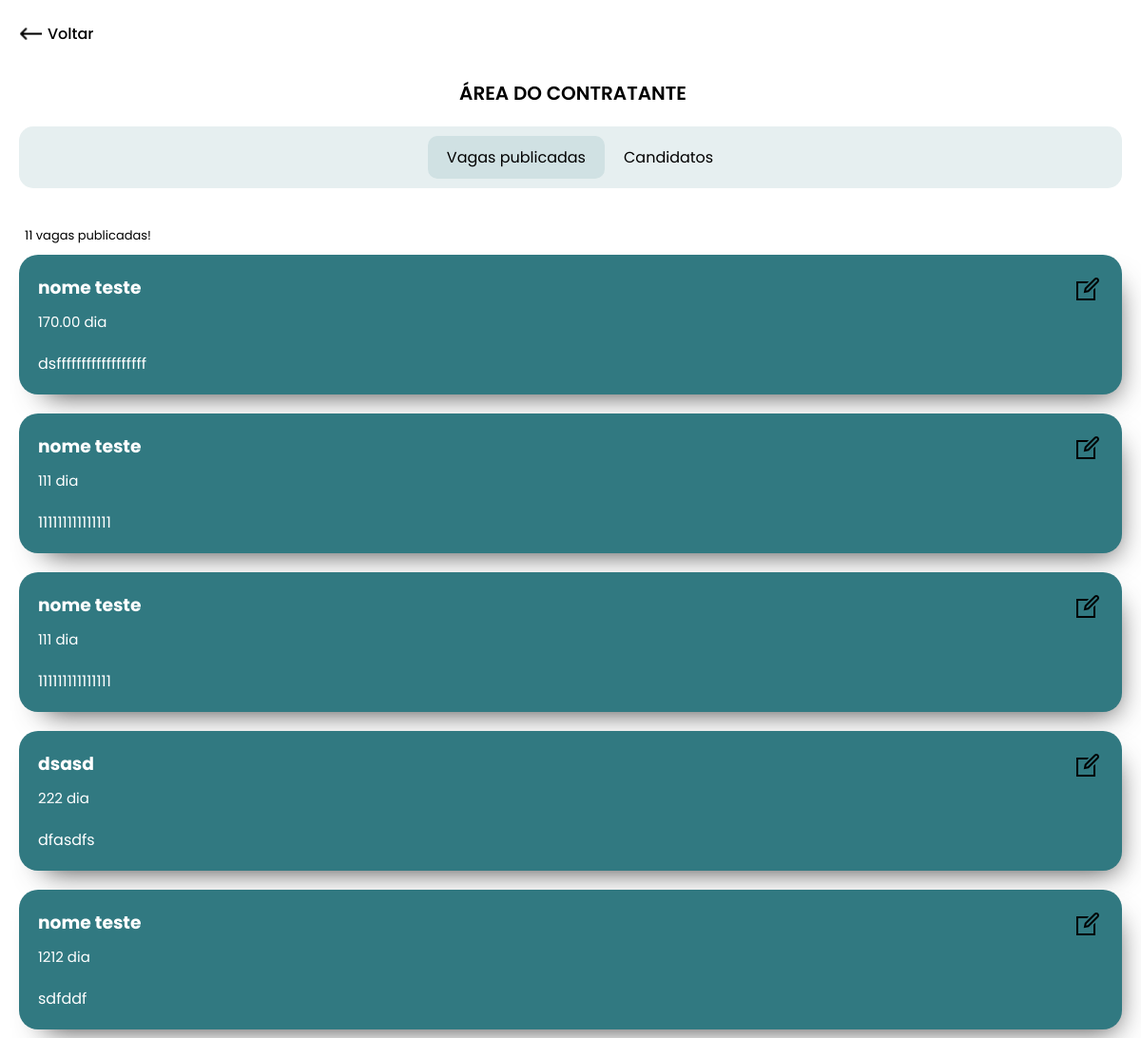
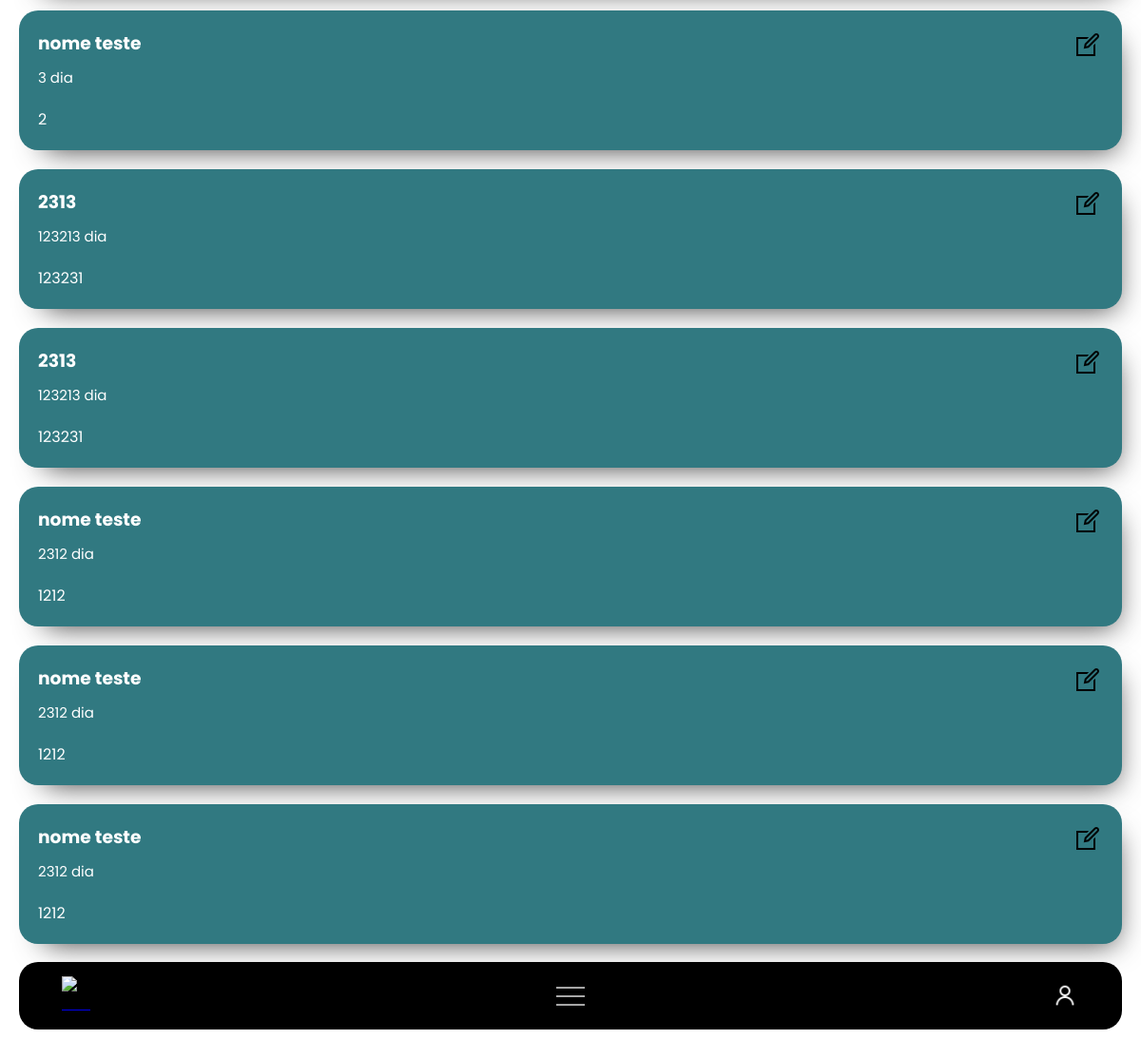
The app's page /minhas_vagas (signed in), older data (2 pictures, top to bottom).
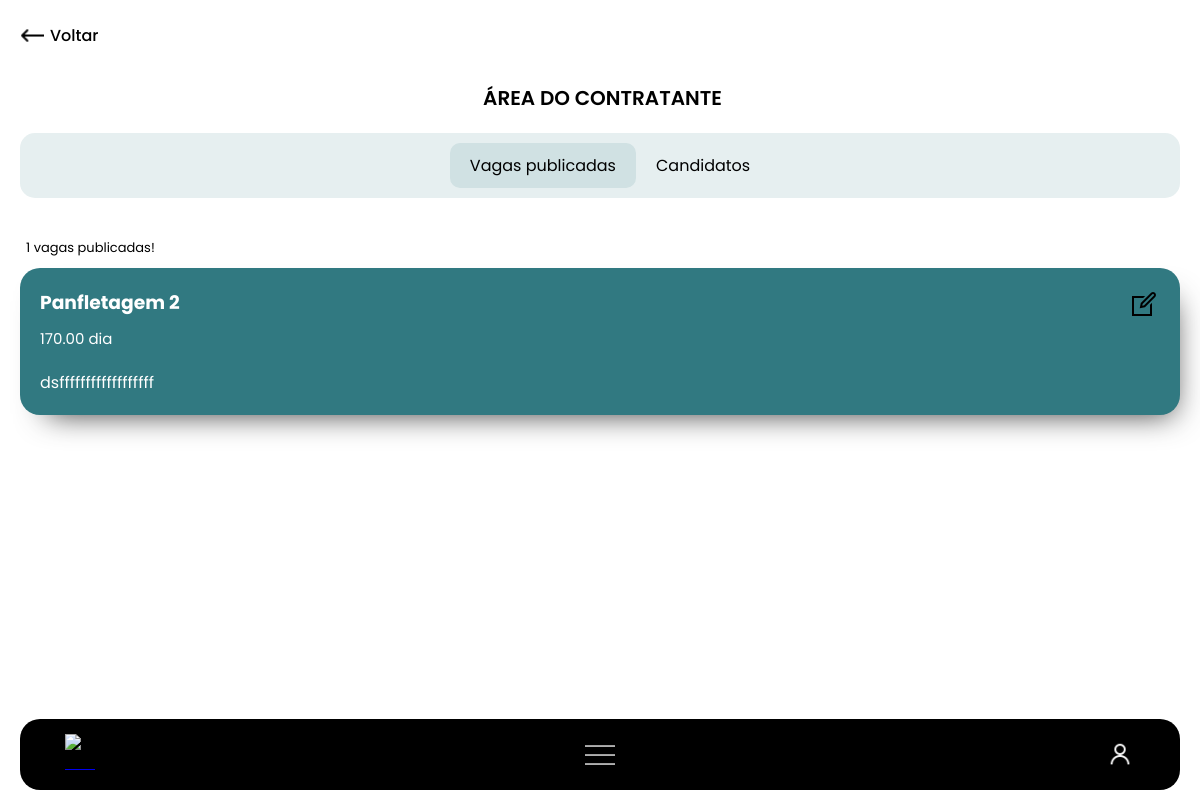
The same page, newer data.
### app.py (models this page shows)
class Vagas(db.Model):
    id = db.Column(db.Integer, primary_key=True)
    contratante_id = db.Column(db.Integer, db.ForeignKey('contratante.id'), nullable=False)
    criador = db.relationship('Contratante', backref='vagas_criadas')
    titulo = db.Column(db.String(100), nullable=False)
    remuneracao = db.Column(db.String(50), nullable=False)
    descricao = db.Column(db.String(500), nullable=False)
    status = db.Column(db.String(20), default='Aberta')
    data_criacao = db.Column(db.DateTime, default=datetime.utcnow)

### app.py (the view)
@app.route('/minhas_vagas')
def minhas_vagas():
    if 'usuario_id' not in session or session.get('tipo') != 'contratante':
        flash("Você precisa estar logado como contratante para acessar as vagas.")
        return redirect(url_for('login'))
    id_contratante = session['usuario_id']
    minhas_vagas_banco = Vagas.query.filter_by(contratante_id=id_contratante).all()
    return render_template('contratante/vagaspubli.html', vagas_na_tela=minhas_vagas_banco)

### templates/contratante/vagaspubli.html (shortened to what this page needs)
<!DOCTYPE html>
<html lang="pt-br">
<head>
    <link rel="stylesheet" href="{{ url_for('static', filename='css/style.css') }}">
</head>
<body>
    <header class="minhas-candida opcoes">
        <div class="voltar">
            <img class="img-opcoes" src="{{ url_for('static', filename='assets/seta-esq-icon.png') }}" alt="voltar">
            <a class="seta-opcoes" href="">Voltar</a>
        </div>
        <h1>ÁREA DO CONTRATANTE</h1>
    </header>
    <main>
        <div class="opcoes-publi">
            <div class="opc publicadas">
                <p>Vagas publicadas</p>
            </div>
            <div class="opc candidatos">
                <p>Candidatos</p>
            </div>
        </div>
        <div class="containerp">
            <p class="qtd-candi">{{ vagas_na_tela|length }} vagas publicadas!</p>
            {% for vaga in vagas_na_tela %}
            <div class="publicacoes">
                <div class="cabecalho">
                    <h3 class="titulo"> {{vaga.titulo}} </h3>
                    <a href="{{ url_for('edit_vaga', id=vaga.id)}}"><img class="editar-publi" src="{{ url_for('static', filename='assets/edit-publi.png') }}" alt="editar-dados"></a>
                </div>
                <p class="valor-publi"> {{ vaga.remuneracao }} dia</p>
                <p class="descricao-publi"> {{ vaga.descricao}} </p>
            </div>
            {% else %}
                <p> Você ainda não possui vagas publicadas!</p>
            {% endfor %}
        </div>
    <footer>
            <nav class="icons">
                <a href="{{ url_for('mostrar_vaga_tela')}}"><button aria-label="Inicio"><img src="{{ url_for('static', filename='assets/casa-icon.png') }}" alt="home"></button></a>
                <a href="#"><button aria-label="Mais Opções"><img src="{{ url_for('static', filename='assets/opcoes-icon.png') }}" alt="opcoes"></button></a>
                <a href="{{ url_for('botao_perfil')}}"><button aria-label="Perfil"><img src="{{ url_for('static', filename='assets/perfil-icon.png') }}" alt="perfil"></button></a>
            </nav>
        </footer>
</body>
</html>

### static/css/style.css (style rules this page uses)
:root { --cor-primaria: #317981; --cor-primaria-hover: #397177; --cor-secundaria: #4F959D; --cor-fundo-campo: #CADFE2; }
* { font-family: "Poppins", sans-serif; margin: 0; padding: 0; box-sizing: border-box; }
html { scrollbar-width: none; -ms-overflow-style: none; }
main { padding-bottom: 80px; }
button { display: flex; align-items: center; justify-content: center; border-radius: 10px; border: none; font-weight: bold; font-size: 16px; transition: 0.5s; }
h1 { font-weight: 500; text-align: center; }
footer { position: fixed; left: 20px; right: 20px; bottom: 10px; background-color: #000; border-radius: 20px; padding: 15px; z-index: 1000; }
.icons { display: flex; justify-content: space-between; align-items: center; margin: 0 30px; }
.icons img { width: 30px; }
.icons button { background-color: transparent; }
.opcoes { display: flex; flex-direction: column; }
.opcoes img { width: 24px; }
.voltar { display: flex; align-items: center; gap: 6px; font-weight: 500; color: #333; }
.seta-opcoes { display: flex; align-items: center; color: #000; text-decoration: none; }
.opcoes h1 { margin-left: 5px; font-weight: 600; font-size: 2rem; }
.minhas-candida h1 { margin-top: 2rem; font-size: 20px; }
.minhas-candida { margin: 20px; transition: 0.5s; }
.opcoes-publi { display: flex; gap: 20px; justify-content: center; align-items: center; background-color: #E6EFF0; padding: 10px; margin: 0px 20px; border-radius: 15px; }
.publicadas { background-color: #D0E1E3; padding: 10px 20px; border-radius: 10px; }
.containerp, .containerc { margin: 20px 20px 0px 20px; }
.publicacoes, .mensagensc { color: #fff; background-color: var(--cor-primaria); padding: 20px; border-radius: 20px; box-shadow: 10px 16px 31px -17px rgba(0,0,0,0.8); -webkit-box-shadow: 10px 16px 31px -17px rgba(0,0,0,0.8); -moz-box-shadow: 10px 16px 31px -17px rgba(0,0,0,0.8); }
.publicacoes { margin-bottom: 20px; }
.cabecalho { display: flex; justify-content: space-between; }
.descricao-publi { margin-top: 20px; }
.valor-publi { font-size: 15px; }
.editar-publi, .publicacoes, .mensagensc:hover { cursor: pointer; }
.qtd-candi { font-size: 13px; margin: 40px 0px 10px 6px; }

Row changes from the older to the newer data that the page shows:
removed Vagas: titulo "nome teste", remuneracao "111", descricao "111111111111111"
removed Vagas: titulo "nome teste", remuneracao "111", descricao "111111111111111"
removed Vagas: titulo "dsasd", remuneracao "222", descricao "dfasdfs"
removed Vagas: titulo "nome teste", remuneracao "1212", descricao "sdfddf"
removed Vagas: titulo "nome teste", remuneracao "3", descricao "2"
removed Vagas: titulo "2313", remuneracao "123213", descricao "123231"
removed Vagas: titulo "2313", remuneracao "123213", descricao "123231"
removed Vagas: titulo "nome teste", remuneracao "2312", descricao "1212"
removed Vagas: titulo "nome teste", remuneracao "2312", descricao "1212"
removed Vagas: titulo "nome teste", remuneracao "2312", descricao "1212"
changed Vagas "dsffffffffffffffffff": titulo "nome teste" → "Panfletagem 2"
Text that changed along with them:
{{ vagas_na_tela|length }}: "11" → "1"
